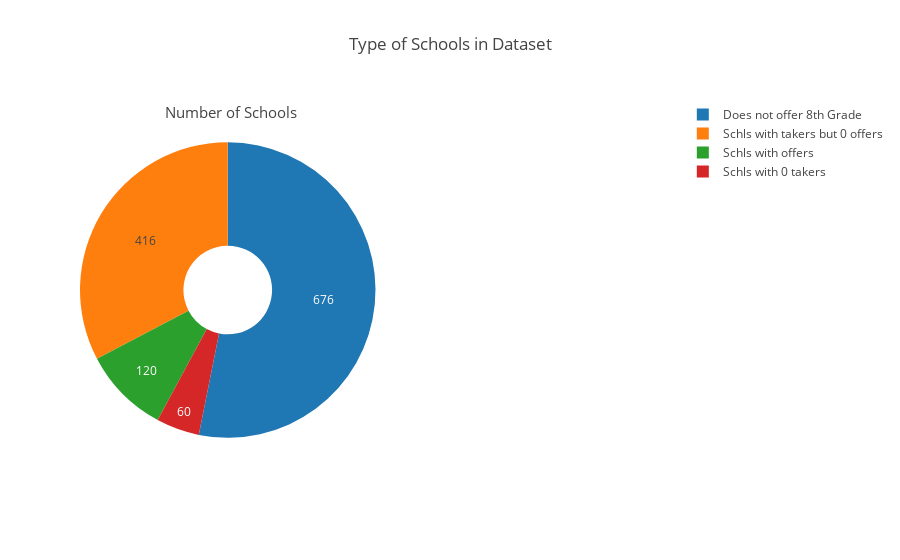

The notebook cell saved with this chart:
### Markdown cell above
**Data Impression**

We will be merging the School Explorer provided by PASSNYC and the 2017-2018 SHSAT Admission Test Offers data together. 

This gives us 4 groups of schools:
1.  Schools which do not offer 8th grade and therefore is unable to send any students to SHSAT
2. Schools which offer 8th grade but have 0 SHSAT takers.
3. Schools which have SHSAT takers but has 0 students who managed to get an offer.
4. Schools with students who manged to clinch an offer.

For the majority of this visualisation, we will be concerning ourselves with the last 3 groups since our goal is to increase registration rate and student offers.

### Code cell
labels = ['Does not offer 8th Grade','Schls with 0 takers','Schls with takers but 0 offers','Schls with offers']
values = [676,60,416,120]


# figure
fig = {
  "data": [
    {
      "values": values,
      "labels": labels,
      "domain": {"x": [0, .5]},
      "hoverinfo":"label+percent",
      "textinfo":'value',
      "hole": .3,
      "type": "pie"
    },],
  "layout": {
        "title":"Type of Schools in Dataset",
        "annotations": [
            { "font": { "size": 15},
              "showarrow": False,
              "text": "Number of Schools",
                "x": 0.14,
                "y": 1
            },
        ]
    }
}
iplot(fig)

### Figure 1 — Plotly figure (JSON) as saved in the notebook; plotly's stock layout.template omitted (floating-point values rounded to 4 significant figures)
{"data": [{"domain": {"x": [0, 0.5]}, "hole": 0.3, "hoverinfo": "label+percent", "labels": ["Does not offer 8th Grade", "Schls with 0 takers", "Schls with takers but 0 offers", "Schls with offers"], "textinfo": "value", "type": "pie", "values": [676, 60, 416, 120]}], "layout": {"annotations": [{"font": {"size": 15}, "showarrow": false, "text": "Number of Schools", "x": 0.14, "y": 1}], "title": "Type of Schools in Dataset"}}
